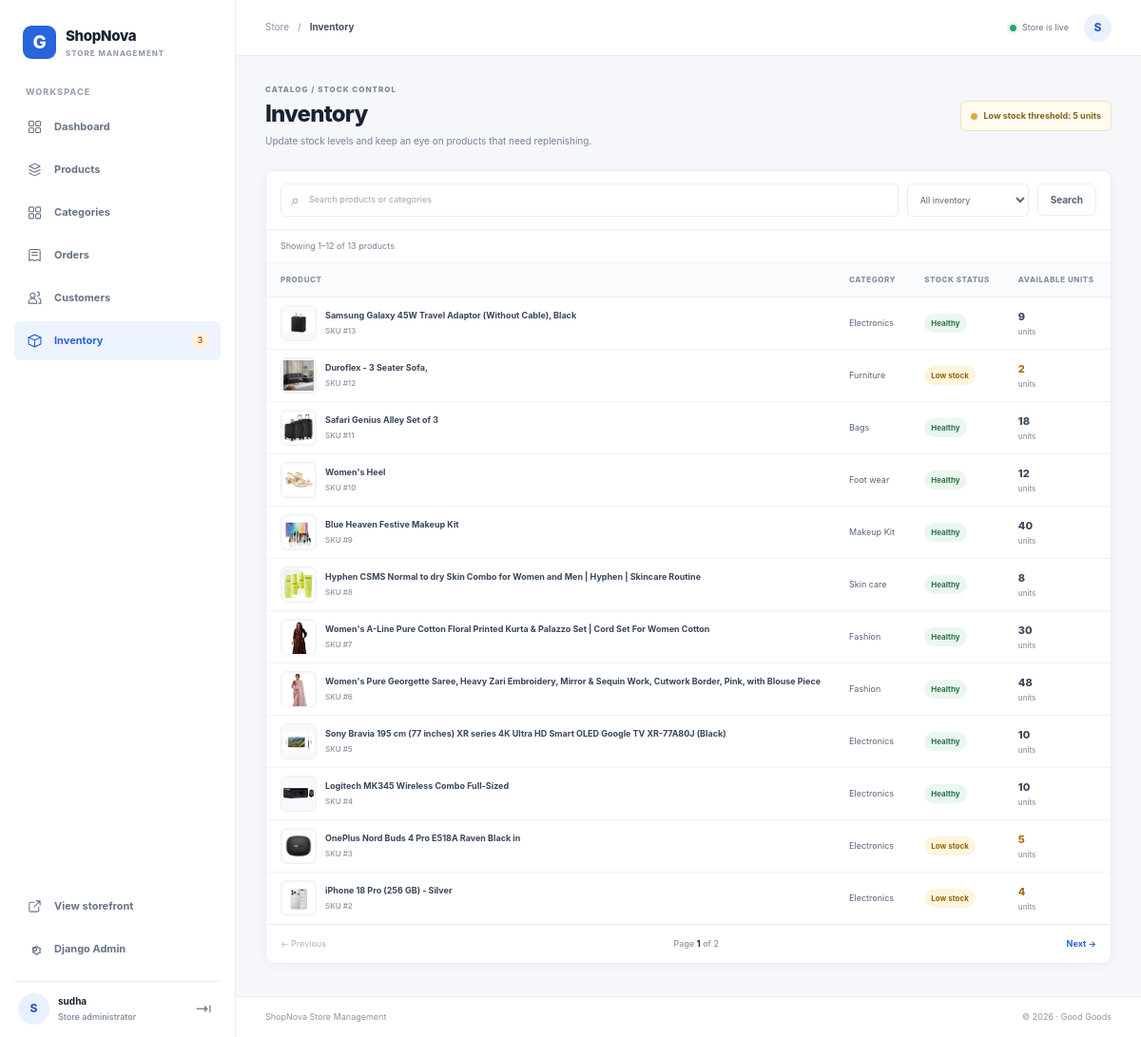
The app's page /gcommerce/inventory/ (signed in) with its own data.
### shop/models.py (models this page shows, shortened)
class Product(models.Model):
    name = models.CharField(max_length=200)
    description = models.TextField(blank=True)
    price = models.DecimalField(
        max_digits=10,
        decimal_places=2,
        validators=[MinValueValidator(0)],
    )
    stock = models.PositiveIntegerField(default=0)
    image = models.ImageField(upload_to="products/", blank=True)
    category = models.ForeignKey(
        Category,
        related_name="products",
        on_delete=models.PROTECT,
    )
    created_at = models.DateTimeField(auto_now_add=True)
    updated_at = models.DateTimeField(auto_now=True)
    class Meta:
        ordering = ["-created_at", "name"]
        constraints = [
            models.CheckConstraint(condition=models.Q(stock__gte=0), name="product_stock_nonnegative"),
            models.CheckConstraint(condition=models.Q(price__gte=0), name="product_price_nonnegative"),
        ]

class Category(models.Model):
    name = models.CharField(max_length=100, unique=True)
    class Meta:
        ordering = ["name"]
        verbose_name_plural = "categories"

### shop/dashboard_views.py (the view)
# urls.py: path("inventory/", dashboard_views.inventory_list, name="inventory"),
@staff_member_required
def inventory_list(request):
    products = Product.objects.select_related("category").all()
    query = request.GET.get("q", "").strip()
    stock_filter = request.GET.get("stock", "")
    if query:
        products = products.filter(Q(name__icontains=query) | Q(category__name__icontains=query))
    if stock_filter == "low":
        products = products.filter(stock__gt=0, stock__lte=LOW_STOCK_THRESHOLD)
    elif stock_filter == "out":
        products = products.filter(stock=0)
    elif stock_filter == "available":
        products = products.filter(stock__gt=LOW_STOCK_THRESHOLD)
    return render(
        request,
        "dashboard/inventory.html",
        _management_context(
            request,
            "inventory",
            "Inventory",
            page_obj=_paginate(request, products),
            query=query,
            selected_stock=stock_filter,
            low_stock_threshold=LOW_STOCK_THRESHOLD,
        ),
    )

### shop/context_processors.py (called while the page is built)
def cart_summary(request):
    cart = request.session.get("cart", {})
    count = 0
    if isinstance(cart, dict):
        for quantity in cart.values():
            try:
                count += max(0, int(quantity))
            except (TypeError, ValueError):
                continue
    return {"cart_item_count": count}

### shop/dashboard_views.py (called while the page is built)
def _paginate(request, queryset):
    paginator = Paginator(queryset, PAGE_SIZE)
    return paginator.get_page(request.GET.get("page"))

def _management_context(request, active, page_title, **kwargs):
    return {
        "active_nav": active,
        "page_title": page_title,
        "low_stock_nav_count": Product.objects.filter(stock__lte=LOW_STOCK_THRESHOLD).count(),
        **kwargs,
    }

### templates/dashboard/inventory.html (shortened to what this page needs)
{% extends "dashboard/base.html" %}
{% block dashboard_content %}
<section class="page-heading">
  <div><span class="page-kicker">CATALOG / STOCK CONTROL</span><h1>Inventory</h1><p>Update stock levels and keep an eye on products that need replenishing.</p></div>
  <span class="low-stock-summary"><i></i> Low stock threshold: {{ low_stock_threshold }} units</span>
</section>
<section class="panel">
  <form class="table-toolbar" method="get">
    <label class="dashboard-search"><span class="sr-only">Search inventory</span><span aria-hidden="true">⌕</span><input type="search" name="q" value="{{ query }}" placeholder="Search products or categories"></label>
    <label class="filter-select"><select name="stock" onchange="this.form.submit()"><option value="">All inventory</option></select></label>
    <button class="button button-secondary button-compact" type="submit">Search</button>
  </form>
  <div class="table-caption">Showing {{ page_obj.start_index }}–{{ page_obj.end_index }} of {{ page_obj.paginator.count }} product{{ page_obj.paginator.count|pluralize }}</div>
  <div class="table-scroll"><table class="data-table inventory-table">
    <thead><tr><th>Product</th><th>Category</th><th>Stock status</th><th>Available units</th><th>Update stock</th></tr></thead>
    <tbody>{% for product in page_obj %}
      <tr>
        <td><div class="product-cell"><span class="mini-product-image">{% if product.image %}<img src="{{ product.image.url }}" alt="">{% else %}<span>▣</span>{% endif %}</span><span class="product-cell-name">{{ product.name }}<small>SKU #{{ product.pk }}</small></span></div></td>
        <td>{{ product.category.name }}</td>
        <td>{% if product.stock == 0 %}<span class="stock-badge stock-badge-out">Out of stock</span>{% elif product.stock <= low_stock_threshold %}<span class="stock-badge stock-badge-low">Low stock</span>{% else %}<span class="stock-badge stock-badge-ok">Healthy</span>{% endif %}</td>
        <td class="stock-number {% if product.stock <= low_stock_threshold %}stock-number-low{% endif %}">{{ product.stock }}<small>units</small></td>
        <td></td>
      </tr>
    {% empty %}<tr><td colspan="5"><div class="table-empty">No products match your inventory filter.</div></td></tr>{% endfor %}</tbody>
  </table></div>
  {% include "dashboard/_pagination.html" %}
</section>
{% endblock %}

### templates/dashboard/base.html (shortened to what this page needs)
{% load static %}
<!doctype html>
<html lang="en">
<head>
  <link rel="stylesheet" href="{% static 'css/dashboard.css' %}">
</head>
<body class="dashboard-body">
  <div class="dashboard-shell">
    <aside class="sidebar" id="dashboard-sidebar">
      <a class="dashboard-brand" href="{% url 'dashboard:home' %}"><span class="dashboard-brand-icon">G</span><span>ShopNova<small>STORE MANAGEMENT</small></span></a>
      <div class="sidebar-label">WORKSPACE</div>
      <nav class="sidebar-nav" aria-label="Dashboard">
        <a class="sidebar-link {% if active_nav == 'dashboard' %}is-active{% endif %}" href="{% url 'dashboard:home' %}"><span class="nav-icon"><svg viewBox="0 0 24 24"><rect x="3.5" y="3.5" width="7" height="7" rx="1.5"></rect><rect x="13.5" y="3.5" width="7" height="7" rx="1.5"></rect><rect x="3.5" y="13.5" width="7" height="7" rx="1.5"></rect><rect x="13.5" y="13.5" width="7" height="7" rx="1.5"></rect></svg></span>Dashboard</a>
        <a class="sidebar-link {% if active_nav == 'products' %}is-active{% endif %}" href="{% url 'dashboard:products' %}"><span class="nav-icon"><svg viewBox="0 0 24 24"><path d="m4 7 8-4 8 4-8 4-8-4Z"></path><path d="m4 12 8 4 8-4"></path><path d="m4 17 8 4 8-4"></path></svg></span>Products</a>
        <a class="sidebar-link {% if active_nav == 'categories' %}is-active{% endif %}" href="{% url 'dashboard:categories' %}"><span class="nav-icon"><svg viewBox="0 0 24 24"><rect x="3.5" y="4" width="7" height="7" rx="1.5"></rect><rect x="13.5" y="4" width="7" height="7" rx="1.5"></rect><rect x="3.5" y="14" width="7" height="7" rx="1.5"></rect><rect x="13.5" y="14" width="7" height="7" rx="1.5"></rect></svg></span>Categories</a>
        <a class="sidebar-link {% if active_nav == 'orders' %}is-active{% endif %}" href="{% url 'dashboard:orders' %}"><span class="nav-icon"><svg viewBox="0 0 24 24"><path d="M6 3.5h12a2 2 0 0 1 2 2v15l-4-2-4 2-4-2-4 2v-15a2 2 0 0 1 2-2Z"></path><path d="M8 8h8M8 12h8"></path></svg></span>Orders</a>
        <a class="sidebar-link {% if active_nav == 'customers' %}is-active{% endif %}" href="{% url 'dashboard:customers' %}"><span class="nav-icon"><svg viewBox="0 0 24 24"><circle cx="9" cy="8" r="3.5"></circle><path d="M3 20v-1.5a6 6 0 0 1 12 0V20H3Zm13-11a3 3 0 1 0 0-6m2 9a5 5 0 0 1 3 4.5V20h-3"></path></svg></span>Customers</a>
        <a class="sidebar-link {% if active_nav == 'inventory' %}is-active{% endif %}" href="{% url 'dashboard:inventory' %}"><span class="nav-icon"><svg viewBox="0 0 24 24"><path d="m3 7 9-4 9 4-9 4-9-4Z"></path><path d="M3 7v10l9 4 9-4V7M12 11v10"></path></svg></span>Inventory <span class="sidebar-count">{{ low_stock_nav_count|default:"" }}</span></a>
      </nav>
      <div class="sidebar-bottom">
        <a class="sidebar-link" href="{% url 'home' %}"><span class="nav-icon"><svg viewBox="0 0 24 24"><path d="M14 4h6v6M20 4l-9 9"></path><path d="M18 13v5a2 2 0 0 1-2 2H6a2 2 0 0 1-2-2V8a2 2 0 0 1 2-2h5"></path></svg></span>View storefront</a>
        <a class="sidebar-link" href="{% url 'admin:index' %}"><span class="nav-icon"></span>Django Admin</a>
        <div class="sidebar-account">
          <span class="account-avatar">{{ request.user.username|first|upper }}</span>
          <span class="account-name">{{ request.user.get_full_name|default:request.user.username }}<small>Store administrator</small></span>
          <form method="post" action="{% url 'logout' %}">{% csrf_token %}<button class="icon-logout" type="submit" aria-label="Log out">⇥</button></form>
        </div>
      </div>
    </aside>
    <div class="dashboard-main">
      <header class="dashboard-topbar">
        <div class="topbar-breadcrumb"><span>Store</span><span>/</span><strong>{{ page_title }}</strong></div>
        <div class="topbar-right"><span class="store-status"><i></i> Store is live</span><span class="topbar-avatar">{{ request.user.username|first|upper }}</span></div>
      </header>
      <main class="dashboard-content">
        {% block dashboard_content %}{% endblock %}
      </main>
      <footer class="dashboard-footer"><span>ShopNova Store Management</span><span>© {% now "Y" %} · Good Goods</span></footer>
    </div>
  </div>
</body>
</html>

### records on screen
Product: image (picture), name "Samsung Galaxy 45W Travel Adaptor (Without Cable), Black", pk "13", category.name "Electronics", shows "Healthy", stock "9"
Product: image (picture), name "Duroflex - 3 Seater Sofa,", pk "12", category.name "Furniture", shows "Low stock", stock "2"
Product: image (picture), name "Safari Genius Alley Set of 3", pk "11", category.name "Bags", shows "Healthy", stock "18"
Product: image (picture), name "Women's Heel", pk "10", category.name "Foot wear", shows "Healthy", stock "12"
Product: image (picture), name "Blue Heaven Festive Makeup Kit", pk "9", category.name "Makeup Kit", shows "Healthy", stock "40"
Product: image (picture), name "Hyphen CSMS Normal to dry Skin Combo for Women and Men | Hyphen | Skincare Routine", pk "8", category.name "Skin care", shows "Healthy", stock "8"
Product: image (picture), name "Women's A-Line Pure Cotton Floral Printed Kurta & Palazzo Set | Cord Set For Women Cotton", pk "7", category.name "Fashion", shows "Healthy", stock "30"
Product: image (picture), name "Women's Pure Georgette Saree, Heavy Zari Embroidery, Mirror & Sequin Work, Cutwork Border, Pink, with Blouse Piece", pk "6", category.name "Fashion", shows "Healthy", stock "48"
Product: image (picture), name "Sony Bravia 195 cm (77 inches) XR series 4K Ultra HD Smart OLED Google TV XR-77A80J (Black)", pk "5", category.name "Electronics", shows "Healthy", stock "10"
Product: image (picture), name "Logitech MK345 Wireless Combo Full-Sized", pk "4", category.name "Electronics", shows "Healthy", stock "10"
Product: image (picture), name "OnePlus Nord Buds 4 Pro E518A Raven Black in", pk "3", category.name "Electronics", shows "Low stock", stock "5"
Product: image (picture), name "iPhone 18 Pro (256 GB) - Silver", pk "2", category.name "Electronics", shows "Low stock", stock "4"

### other values on screen
{{ low_stock_nav_count|default:"" }} "3"
{{ request.user.username|first|upper }} "S"
{{ request.user.get_full_name|default:request.user.username }} "sudha"
{{ page_title }} "Inventory"
{{ low_stock_threshold }} "5"
{{ page_obj.start_index }} "1"
{{ page_obj.end_index }} "12"
{{ page_obj.paginator.count }} "13"
{{ page_obj.number }} "1"
{{ page_obj.paginator.num_pages }} "2"
